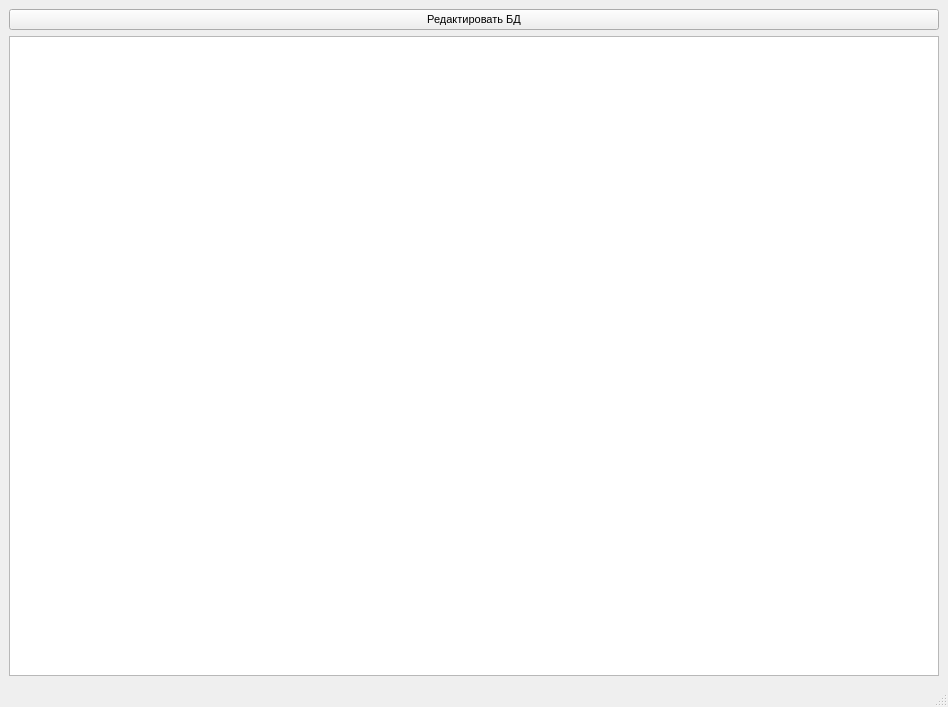
<?xml version="1.0" encoding="UTF-8"?>
<ui version="4.0">
 <class>MainWindow</class>
 <widget class="QMainWindow" name="MainWindow">
  <property name="geometry">
   <rect>
    <x>0</x>
    <y>0</y>
    <width>948</width>
    <height>707</height>
   </rect>
  </property>
  <property name="windowTitle">
   <string>MainWindow</string>
  </property>
  <widget class="QWidget" name="centralwidget">
   <layout class="QVBoxLayout" name="verticalLayout">
    <item>
     <widget class="QPushButton" name="pushButton">
      <property name="font">
       <font>
        <pointsize>8</pointsize>
       </font>
      </property>
      <property name="text">
       <string>Редактировать БД</string>
      </property>
     </widget>
    </item>
    <item>
     <widget class="QTableWidget" name="tableWidget"/>
    </item>
   </layout>
  </widget>
  <widget class="QMenuBar" name="menubar">
   <property name="geometry">
    <rect>
     <x>0</x>
     <y>0</y>
     <width>948</width>
     <height>18</height>
    </rect>
   </property>
  </widget>
  <widget class="QStatusBar" name="statusbar"/>
 </widget>
 <resources/>
 <connections/>
</ui>
